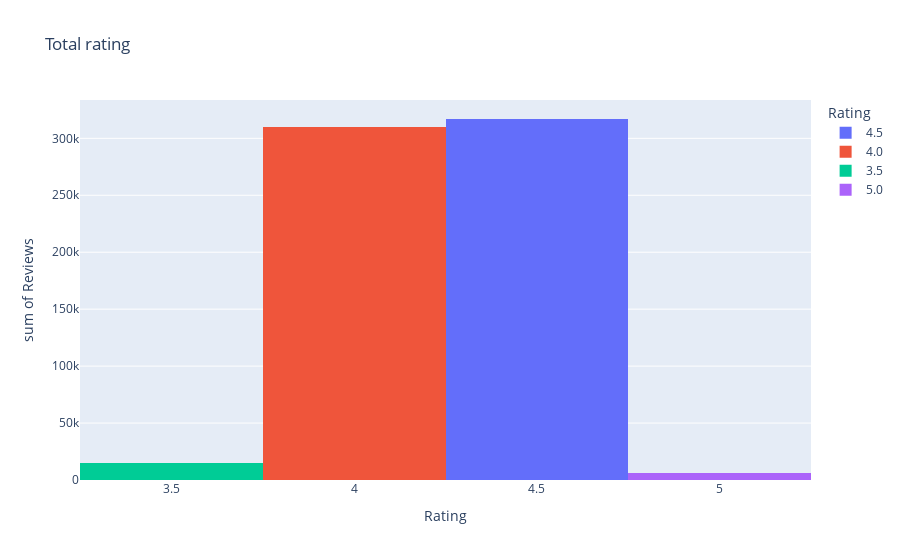

Notebook source saved alongside this figure:
### Code cell
px.histogram(dataset, x='Health Score', y='Reviews', color='Rating',
            title="Health")
px.histogram(dataset, x='Rating', y='Reviews', color='Rating',
            title="Total rating")

### Figure 1 — Plotly figure (JSON) as saved in the notebook; plotly's stock layout.template omitted (floating-point values rounded to 4 significant figures; data arrays with more than 128 entries replaced by an {"elided": "..."} marker saying what was removed)
{"data": [{"alignmentgroup": "True", "bingroup": "x", "histfunc": "sum", "hovertemplate": "Rating=%{x}<br>sum of Reviews=%{y}<extra></extra>", "legendgroup": "4.5", "marker": {"color": "#636efa", "pattern": {"shape": ""}}, "name": "4.5", "offsetgroup": "4.5", "orientation": "v", "showlegend": true, "type": "histogram", "x": {"elided": "296 float values"}, "xaxis": "x", "y": {"elided": "296 int values"}, "yaxis": "y"}, {"alignmentgroup": "True", "bingroup": "x", "histfunc": "sum", "hovertemplate": "Rating=%{x}<br>sum of Reviews=%{y}<extra></extra>", "legendgroup": "4.0", "marker": {"color": "#EF553B", "pattern": {"shape": ""}}, "name": "4.0", "offsetgroup": "4.0", "orientation": "v", "showlegend": true, "type": "histogram", "x": {"elided": "288 int values"}, "xaxis": "x", "y": {"elided": "288 int values"}, "yaxis": "y"}, {"alignmentgroup": "True", "bingroup": "x", "histfunc": "sum", "hovertemplate": "Rating=%{x}<br>sum of Reviews=%{y}<extra></extra>", "legendgroup": "3.5", "marker": {"color": "#00cc96", "pattern": {"shape": ""}}, "name": "3.5", "offsetgroup": "3.5", "orientation": "v", "showlegend": true, "type": "histogram", "x": [3.5, 3.5, 3.5, 3.5, 3.5, 3.5, 3.5, 3.5, 3.5, 3.5, 3.5, 3.5, 3.5, 3.5, 3.5, 3.5, 3.5, 3.5, 3.5, 3.5, 3.5, 3.5, 3.5, 3.5, 3.5, 3.5, 3.5, 3.5, 3.5, 3.5, 3.5, 3.5, 3.5], "xaxis": "x", "y": [279, 256, 264, 209, 209, 989, 721, 270, 221, 341, 327, 243, 355, 686, 245, 704, 313, 397, 270, 499, 658, 822, 732, 275, 287, 1019, 242, 1141, 232, 245, 203, 886, 260], "yaxis": "y"}, {"alignmentgroup": "True", "bingroup": "x", "histfunc": "sum", "hovertemplate": "Rating=%{x}<br>sum of Reviews=%{y}<extra></extra>", "legendgroup": "5.0", "marker": {"color": "#ab63fa", "pattern": {"shape": ""}}, "name": "5.0", "offsetgroup": "5.0", "orientation": "v", "showlegend": true, "type": "histogram", "x": [5, 5, 5, 5, 5, 5, 5, 5, 5, 5], "xaxis": "x", "y": [500, 446, 219, 771, 368, 269, 474, 2646, 307, 483], "yaxis": "y"}], "layout": {"barmode": "relative", "legend": {"title": {"text": "Rating"}, "tracegroupgap": 0}, "title": {"text": "Total rating"}, "xaxis": {"anchor": "y", "categoryarray": [4.5, 4, 3.5, 5], "categoryorder": "array", "domain": [0, 1], "title": {"text": "Rating"}}, "yaxis": {"anchor": "x", "domain": [0, 1], "title": {"text": "sum of Reviews"}}}}
